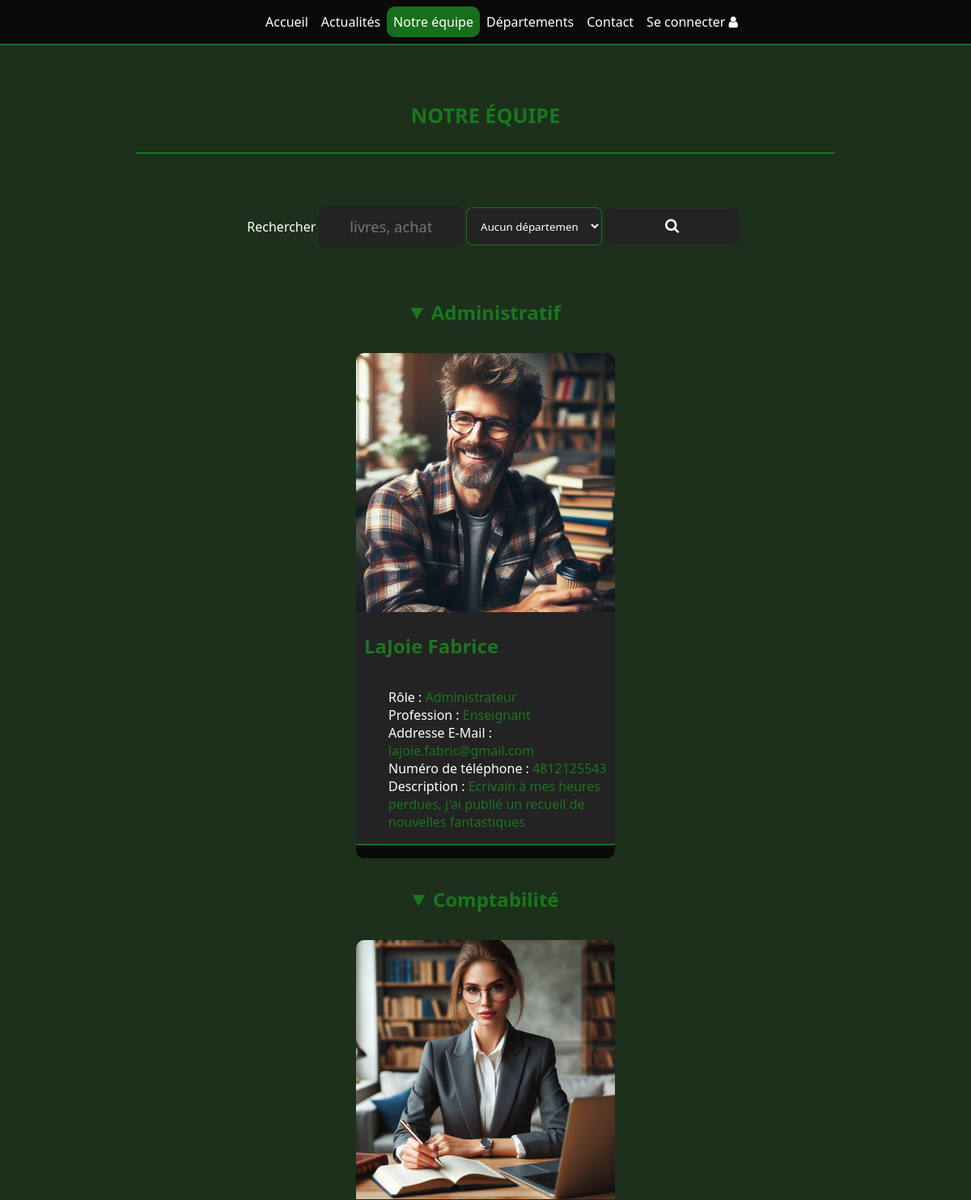
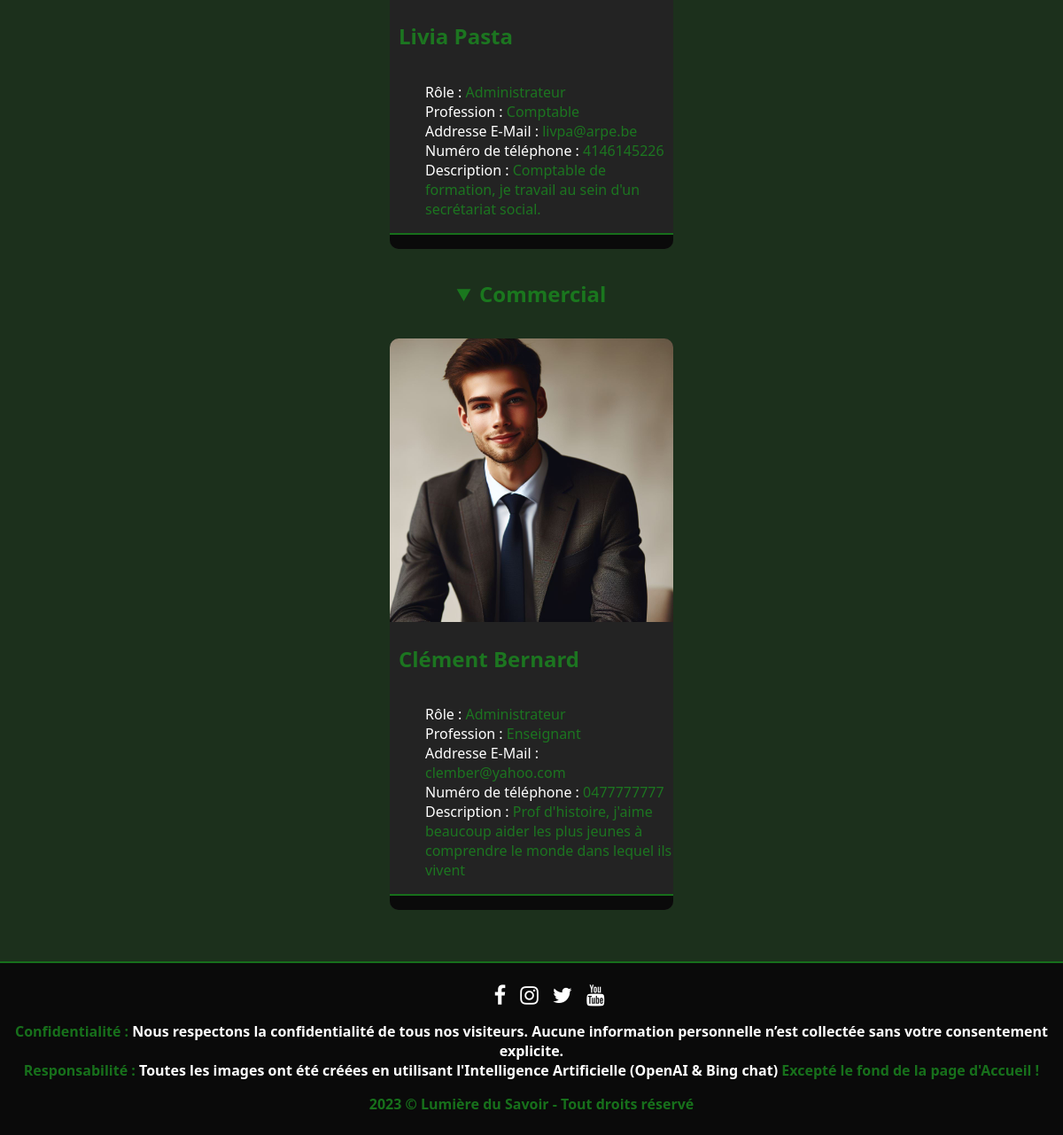
The app's page /team.php with its own data (2 pictures, top to bottom).
### tables this page shows
CREATE TABLE `devweb_departments` (
  `id` int UNSIGNED NOT NULL,
  `nameDepartment` varchar(32) NOT NULL,
  `descDepartment` text NOT NULL
);

CREATE TABLE `devweb_members` (
  `id` int NOT NULL,
  `nameMember` varchar(32) NOT NULL,
  `lastnameMember` varchar(32) NOT NULL,
  `emailMember` varchar(32) NOT NULL,
  `workMember` varchar(32) NOT NULL,
  `nameDepartment` varchar(32) NOT NULL,
  `role` varchar(32) NOT NULL,
  `imageMember` varchar(32) DEFAULT NULL,
  `phoneMember` varchar(32) NOT NULL,
  `descMember` text NOT NULL
);

### php/db_account.php (called while the page is built, shortened)
<?php
class Member {
    public static function getMemberByDepartment($nameDepartment) {
        $db = DBLink::connect2db(MYDB, $message);
        $nameDepartment = $db->real_escape_string($nameDepartment);
        $sql = "SELECT * FROM " . self::TABLE_NAME . " WHERE nameDepartment = '".$nameDepartment."' ORDER BY nameMember ASC";
        $result = $db->execute_query($sql);
        $members = [];
        while ($row = $result->fetch_assoc()) {
            $member = new Member();
            $member->id = $row["id"];
            $member->nameMember = $row["nameMember"];
            $member->lastNameMember = $row["lastnameMember"];
            $member->emailMember = $row["emailMember"];
            $member->workMember = $row["workMember"];
            $member->nameDepartment = $row["nameDepartment"];
            $member->nameRole = $row["role"];
            $member->imageMember = $row["imageMember"];
            $member->phoneMember = $row["phoneMember"];
            $member->descMember = $row["descMember"];
            $members[] = $member;
        }
        return $members;
    }
}
?>

### team.php (the view, shortened to what this page needs)
<!DOCTYPE html>
<html lang="fr">
    <?php
        require_once("./inc/header.inc.php");
    ?>
    <body>
        <?php
            require_once("./inc/nav.inc.php");
        ?>
        <main>
            <section class="subHeader">
                <h1>NOTRE ÉQUIPE</h1>
                <hr>
            </section>
            <?php require_once("./inc/search.inc.php"); ?>
            <section>
                <?php
                    require_once("./php/util.php");
                    require_once("./php/db_account.php");
                    require_once("./php/db_department.php");
                    foreach(Department::getDepartments() as $department) {
                        echo '<details open><summary>'.$department->nameDepartment.'</summary>
                            <div class="cardsContainer">';
                            $members = Member::getMemberByDepartment($department->nameDepartment);
                            foreach($members as $member) {
                                echo'<article class="teamMembers">
                                    <header>
                                        <img src="./uploads/members/'.$member->id.'/'.$member->imageMember.'" alt="Photo de profile de '.$member->nameMember.' '.$member->lastNameMember.'">
                                        <h2>'.$member->nameMember.' '.$member->lastNameMember.'</h2>
                                    </header>
                                    <ul>
                                        <li>Rôle : <span>'.$member->nameRole.'</span></li>
                                        <li>Profession : <span>'.$member->workMember.'</span></li>
                                        <li>Addresse E-Mail : <span>'.$member->emailMember.'</span></li>
                                        <li>Numéro de téléphone : <span>'.$member->phoneMember.'</span></li>
                                        <li>Description : <span>'.$member->descMember.'</span></li>
                                    </ul>
                                    <footer>';
                                echo'</footer></article>';
                            }
                        echo'</div></details>';
                    }
                ?>
            </section>
        </main>
        <?php require_once("./inc/footer.inc.php"); ?>
    </body>
</html>

### css/style.css (style rules this page uses)
:root { --main-color: #1b8a20cb; --black-color: rgb(10, 10, 10); --soft-black-color: rgb(28, 48, 28); --grey-color: rgb(35, 35, 35) }
* { font-family: 'Segoe UI', Tahoma, Geneva, Verdana, sans-serif; color: #fff; }
html { background-color: var(--soft-black-color); }
body { margin: 0; }
ul { list-style: none; }
h1, h2, h3, h4, h5, h6 { color: var(--main-color); }
article { background-color: var(--grey-color); border-radius: 10px; display: flex; flex-direction: column; justify-content: space-between; width: 20rem; margin: 10px; text-align: left; }
article p, article h2 { padding-left: 10px; padding-right: 10px; }
article img { width: 100%; border-radius: 10px 10px 0 0; }
article footer { border-radius: 0 0 10px 10px; display: flex; justify-content: flex-start; }
.cardsContainer { display: flex; justify-content: center; flex-wrap: wrap; }
section { padding: 0 25px; margin: 3rem 0 }
footer { background-color: var(--black-color); border-top: 2px solid var(--main-color); font-weight: bold; text-align: center; padding: .5rem; }
span { color: var(--main-color); }
hr { border: 1px solid var(--main-color); width: 75%; margin-bottom: 0; }
details { text-align: center; margin: 1.2rem 0; }
details summary { font-size: 1.5em; font-weight: bold; color: var(--main-color); margin: 1.5rem 0; }
.subHeader { display: flex; flex-direction: column; align-items: center; justify-content: center; font-size: 1.05em; }

### records on screen
devweb_departments: nameDepartment "Administratif"
devweb_members: imageMember (picture), nameMember "LaJoie", lastnameMember "Fabrice", role "Administrateur", workMember "Enseignant", emailMember "lajoie.fabric@gmail.com", phoneMember "4812125543", descMember "Ecrivain à mes heures perdues, j'ai publié un recueil de nouvelles fantastiques"
devweb_departments: nameDepartment "Comptabilité"
devweb_members: imageMember (picture), nameMember "Livia", lastnameMember "Pasta", role "Administrateur", workMember "Comptable", emailMember "livpa@arpe.be", phoneMember "4146145226", descMember "Comptable de formation, je travail au sein d'un secrétariat social."
devweb_departments: nameDepartment "Commercial"
devweb_members: imageMember (picture), nameMember "Clément", lastnameMember "Bernard", role "Administrateur", workMember "Enseignant", emailMember "clember@yahoo.com", phoneMember "0477777777", descMember "Prof d'histoire, j'aime beaucoup aider les plus jeunes à comprendre le monde dans lequel ils vivent"
